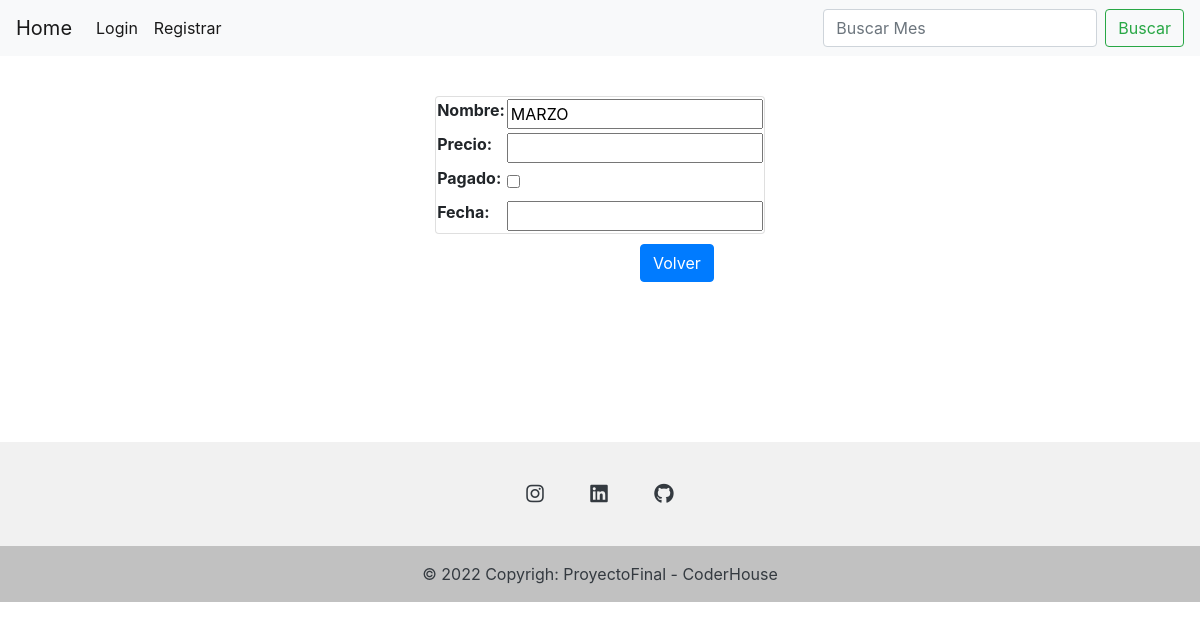
Page /usuarios/info-mes/3/ on the earlier database version.
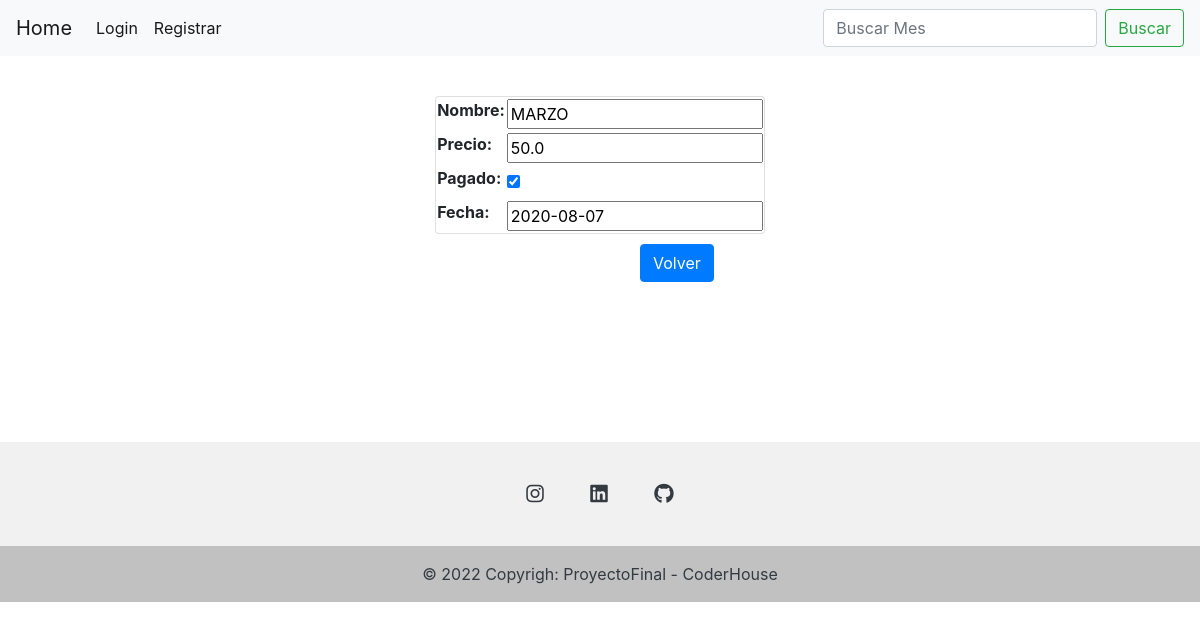
Same page on the later database version.
### Servicios/models.py (models this page shows, shortened)
class Meses(models.Model):
    nombre = models.CharField(max_length=40,null=True,blank=True)
    precio=models.FloatField()
    pagado=models.BooleanField(default=False)
    fecha= models.DateField (auto_now=False)
    class Meta:
        verbose_name = 'Mes'
        verbose_name_plural = 'Meses'

### Servicios/views.py (the view)
# urls.py: path('info-mes/<int:pk>/', info_mes, name='info-mes'),
def info_mes(request, pk):
    if request.method == 'GET':
        meses = Meses.objects.get(id=pk)
        form = Formulario_mes(initial={
        'nombre':meses.nombre,
        'precio':meses.precio,
        'pagado':meses.pagado,
        'fecha':meses.fecha,
        })
        context = {'form':form}
        return render(request, 'info-mes.html', context=context)

### Servicios/form.py
class Formulario_mes(forms.Form):
    nombre = forms.CharField(max_length=40) #, disabled=True
    precio = forms.FloatField()
    pagado = forms.BooleanField(required=False)
    fecha = forms.DateField()

### templates/info-mes.html (shortened to what this page needs)
{% extends "login.html" %}
{% block body %}
    <form style="margin: 40px; align-content: center;"   action="" method="POST">
        <table  style= "width: fit-content; margin: auto;" class="card">
            {{form.as_table}}
        </table>
        <a style="margin-left: 600px; margin-top: 10px;" href="/usuarios/lista/" class="btn btn-primary">Volver</a>
        </form>
</body>
{% endblock %}

Differences in the rows shown:
changed Meses "MARZO": precio (not shown) → "50.0"; pagado "☐" → "☑"; fecha (not shown) → "2020-08-07"
